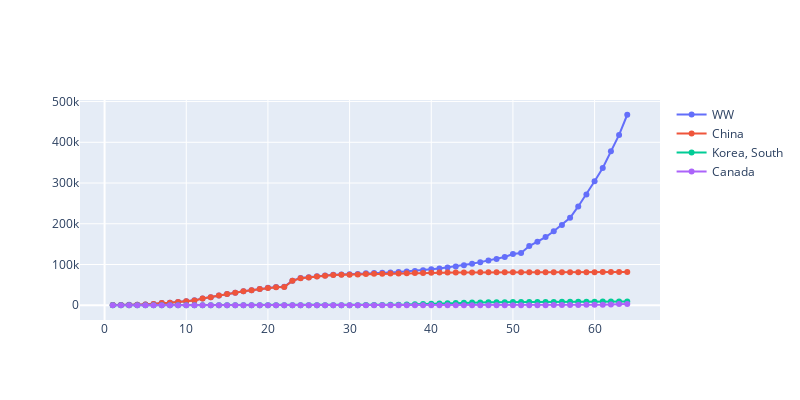
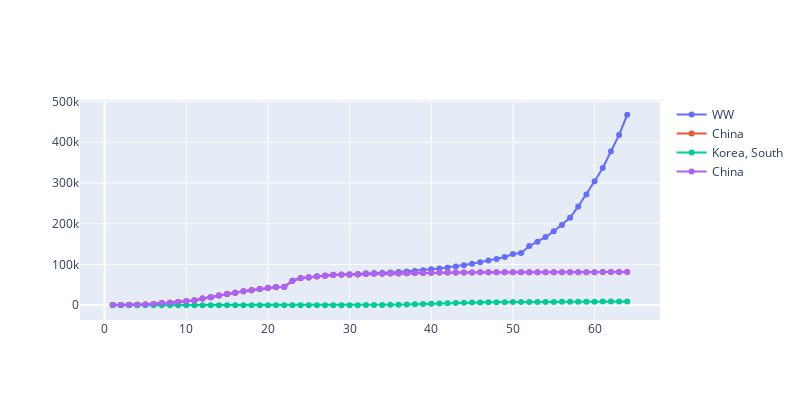

Notebook source saved alongside these figures, in order:
### Code cell
# dist_plt is local function which takes a df, rows, columns of subplot and name of columns as an argument and 
# plots distribution plots
# Part-1
line_pltly(c_df,"Day",*hi_co_li[4:8])
